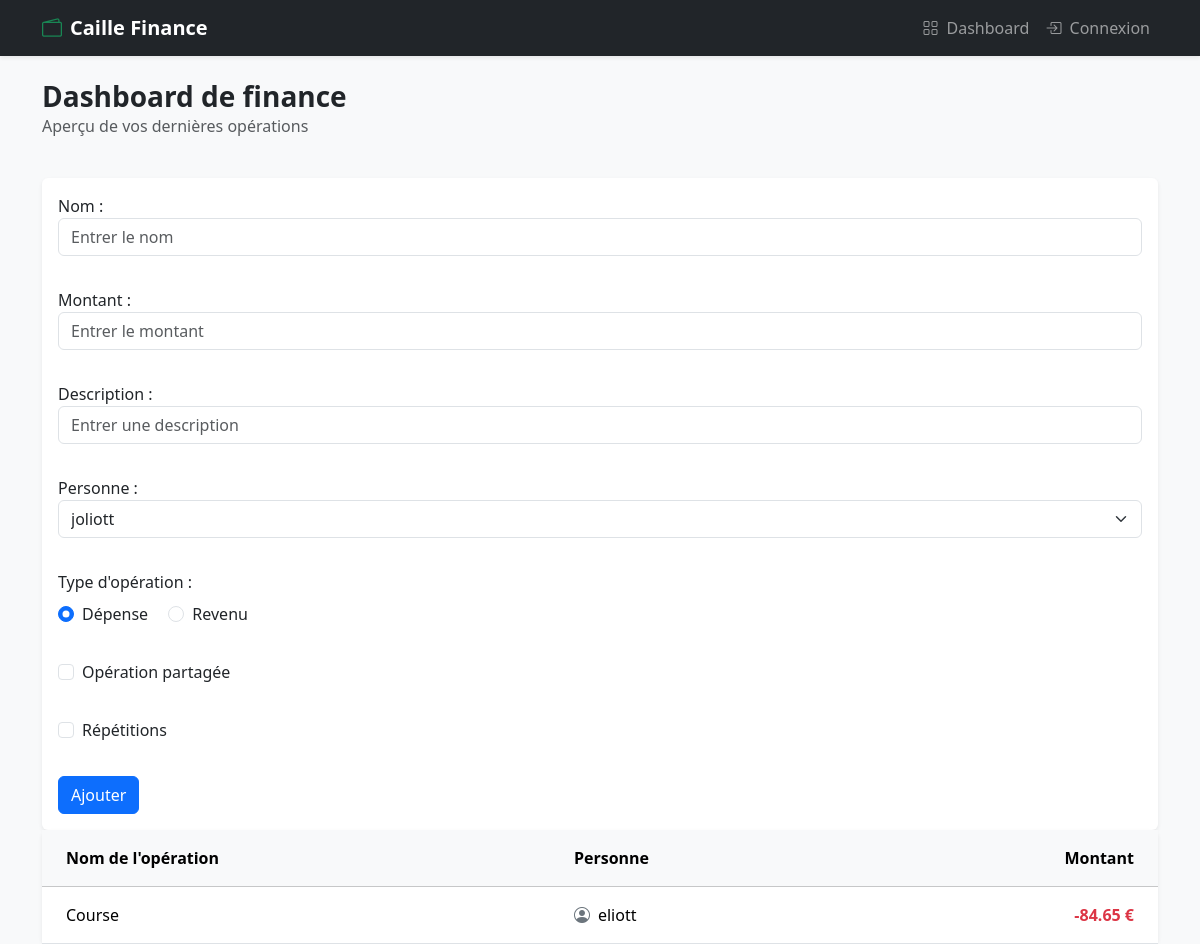
The app's page /dashboard (signed in), older data.
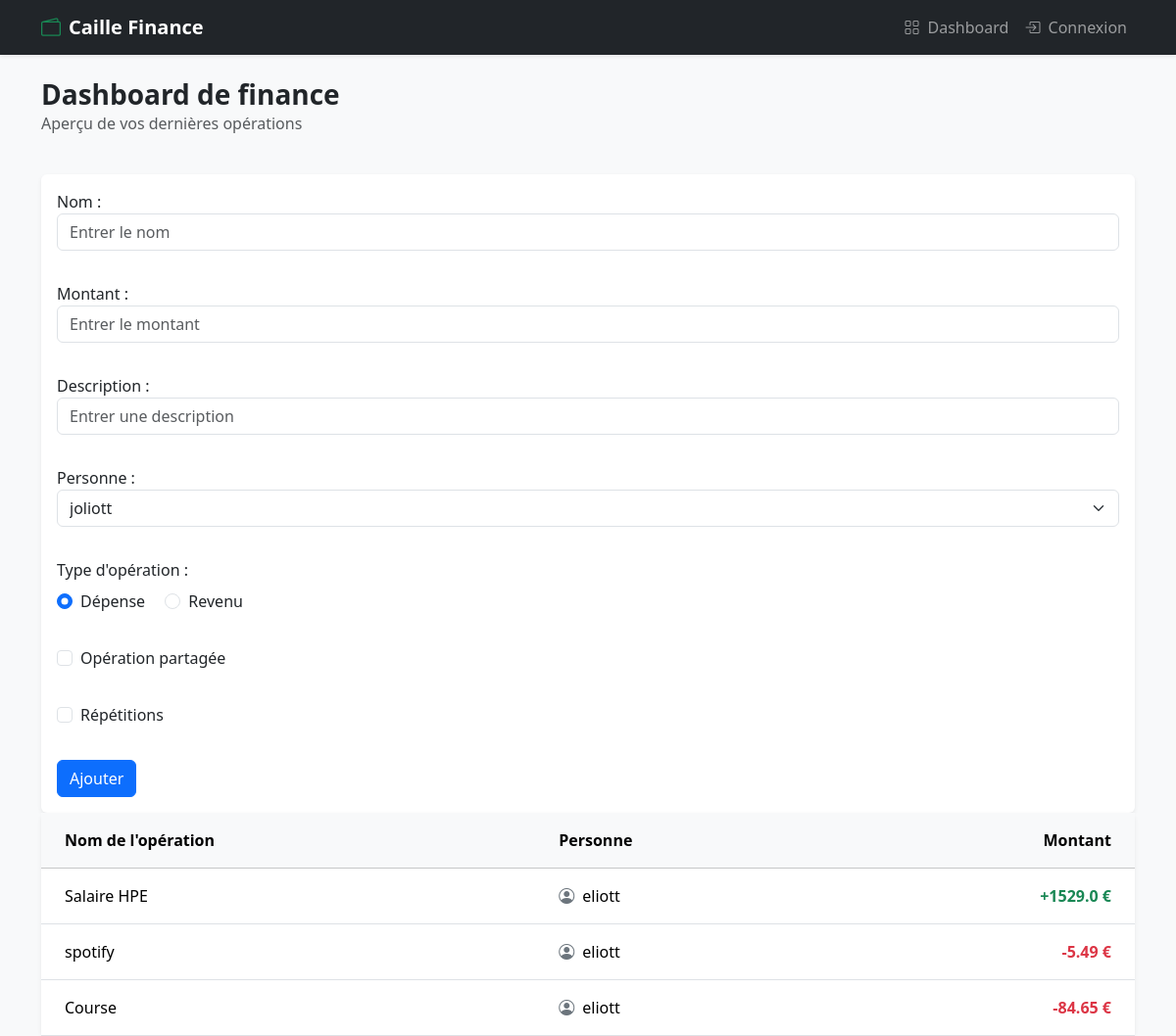
The same page, newer data.
### finance/models.py (models this page shows, shortened)
class Operations(models.Model):
    name=models.CharField(max_length=200)
    price=models.FloatField(default=0.0)
    description=models.CharField(blank=True)
    user=models.ForeignKey(settings.AUTH_USER_MODEL,on_delete=models.CASCADE,default=0)
    shared=models.BooleanField(default=False)
    repeat=models.BooleanField(default=False)
    date=models.DateTimeField(auto_now_add=True)
    possible_choice=(("d","dépense"),("r","revenus"))
    type=models.CharField(max_length=7,choices=possible_choice,default="d")

class User(AbstractUser):
    pass

### finance/views.py (the view, shortened to what this page needs)
# urls.py: path('dashboard', dashboard, name='dashboard'),
@login_required
def dashboard(request):
    operations = Operations.objects.all()
    context = {
        "users": User.objects.all(),
        "operations": Operations.objects.select_related("user").order_by("-date"),
    }
    return render(request, "dashboard/dashboard.html", context)

### finance/templates/dashboard/dashboard.html
{% extends 'base.html' %}
{% block content %}
<div class="d-flex justify-content-between align-items-center mb-4">
    <div>
        <h1 class="h3 mb-0 text-dark fw-bold">Dashboard de finance</h1>
        <p class="text-muted">Aperçu de vos dernières opérations</p>
    </div>
</div>
{% include 'dashboard/operations-add.html' %}
{% include 'dashboard/table.html' %}
{% endblock %}

### templates/base.html (shortened to what this page needs)
<!DOCTYPE html>
<html lang="fr">
<head>
    <link href="https://cdn.jsdelivr.net/npm/bootstrap@5.3.2/dist/css/bootstrap.min.css" rel="stylesheet">
    <link rel="stylesheet" href="https://cdn.jsdelivr.net/npm/bootstrap-icons@1.11.1/font/bootstrap-icons.css">
</head>
<body class="bg-light">
    <nav class="navbar navbar-expand-lg navbar-dark bg-dark shadow-sm mb-4">
        <div class="container">
            <a class="navbar-brand fw-bold" href="{% url 'index' %}">
                <i class="bi bi-wallet2 text-success me-2"></i>Caille Finance
            </a>
            <div class="collapse navbar-collapse" id="navbarNav">
                <ul class="navbar-nav ms-auto">
                    <li class="nav-item">
                        <a class="nav-link" href="{% url 'dashboard' %}"><i class="bi bi-grid me-1"></i> Dashboard</a>
                    </li>
                    <li class="nav-item">
                        <a class="nav-link" href="{% url 'login' %}"><i class="bi bi-box-arrow-in-right me-1"></i> Connexion</a>
                    </li>
                </ul>
            </div>
        </div>
    </nav>
    <main class="container">
        {% block content %}
        {% endblock %}
    </main>
</body>
</html>

### finance/templates/dashboard/operations-add.html (shortened to what this page needs)
<div class="card shadow-sm border-0">
    <form method="POST"  hx-post="{% url 'dashboard' %}"
      hx-target="#operations-table"
      hx-swap="outerHTML"
      hx-on::after-request="if (event.detail.successful) this.reset()">
        <div class="card-body">
            <label  for="name">Nom :</label>
            <input type="text" class="form-control" id="name" name="name" placeholder="Entrer le nom">
        </div>
        <div class="card-body">
            <label  for="price">Montant :</label>
            <input type="text" class="form-control" id="price" name="price" placeholder="Entrer le montant">
        </div>
        <div class="card-body">
            <label  for="description">Description :</label>
            <input type="text" class="form-control" id="description" name="description" placeholder="Entrer une description">
        </div>
        <div class="card-body">
            <label for="owner-list">Personne :</label>
            <select class="form-control form-select" id="owner-list" name="owner" required>
                {% for u in users %}
                    <option value="{{ u.username }}">{{ u.username }}</option>
                {% endfor %}
            </select>
        </div>
        <div class="card-body">
            <label class="d-block mb-2">Type d'opération :</label>
            <div class="form-check form-check-inline">
                <input class="form-check-input" type="radio" name="type" id="type-depense" value="d" checked>
                <label class="form-check-label" for="type-depense">Dépense</label>
            </div>
            <div class="form-check form-check-inline">
                <input class="form-check-input" type="radio" name="type" id="type-revenu" value="r">
                <label class="form-check-label" for="type-revenu">Revenu</label>
            </div>
        </div>
        <div class="card-body">
            <div class="form-check">
                <input class="form-check-input" type="checkbox" name="shared" id="shared" value="1">
                <label class="form-check-label" for="shared">Opération partagée</label>
            </div>
        </div>
        <div class="card-body">
            <div class="form-check">
                <input class="form-check-input" type="checkbox" name="repeat" id="repeat" value="1">
                <label class="form-check-label" for="repeat">Répétitions</label>
            </div>
        </div>
        <div class="card-body">
            <button type="submit" class="btn btn-primary">Ajouter</button>
        </div>
    </form>
</div>

### finance/templates/dashboard/table.html
<div id="operations-table" class="card shadow-sm border-0">
    <div class="card-body p-0">
        <div class="table-responsive">
            <table class="table table-hover mb-0">
                <thead class="table-light">
                    <tr>
                        <th class="px-4 py-3">Nom de l'opération</th>
                        <th class="px-4 py-3">Personne</th>
                        <th class="px-4 py-3 text-end">Montant</th>
                    </tr>
                </thead>
                <tbody id="corps-tableau">
                    {% for operation in operations %}
                    <tr>
                        <td class="px-4 py-3 align-middle fw-medium">{{ operation.name }}</td>
                        <td class="px-4 py-3 align-middle">
                            <i class="bi bi-person-circle text-secondary me-2"></i>{{ operation.user.username }}
                        </td>
                        <td class="px-4 py-3 align-middle text-end fw-bold {% if operation.type == 'd' %}text-danger{% else %}text-success{% endif %}">
                            {% if operation.type == 'd' %}-{% else %}+{% endif %}{{ operation.price }} €
                        </td>
                    </tr>
                    {% empty %}
                    <tr>
                        <td colspan="3" class="text-center text-muted py-4">Aucune opération trouvée.</td>
                    </tr>
                    {% endfor %}
                </tbody>
            </table>
        </div>
    </div>
</div>

Row changes from the older to the newer data that the page shows:
added Operations: name "Salaire HPE", user.username "eliott", price "1529.0", type "r" (drawn)
added Operations: name "spotify", user.username "eliott", price "5.49"
